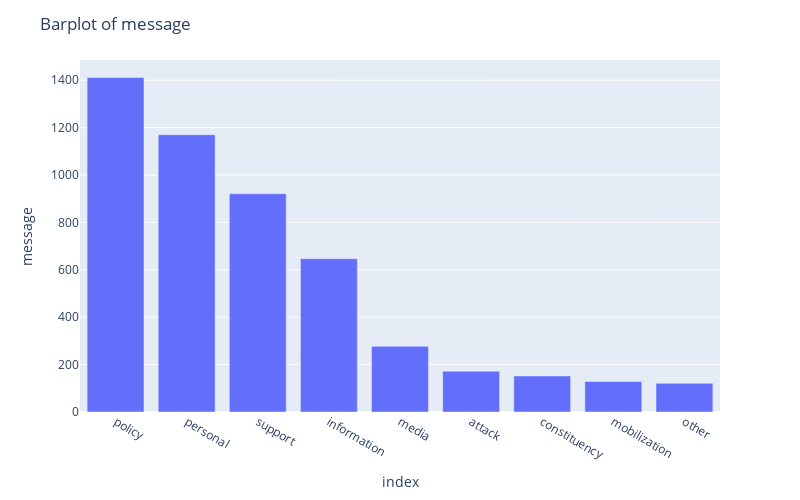

This figure's notebook cell:
### Markdown cell above
# Análisis Descriptivo

### Code cell
countplot(data=datos,
          target="message",
          static_plot=False)

### Figure 1 — Plotly figure (JSON) as saved in the notebook; plotly's stock layout.template omitted (floating-point values rounded to 4 significant figures)
{"data": [{"alignmentgroup": "True", "hovertemplate": "index=%{x}<br>message=%{y}<extra></extra>", "legendgroup": "", "marker": {"color": "#636efa", "pattern": {"shape": ""}}, "name": "", "offsetgroup": "", "orientation": "v", "showlegend": false, "textposition": "auto", "type": "bar", "x": ["policy", "personal", "support", "information", "media", "attack", "constituency", "mobilization", "other"], "xaxis": "x", "y": [1411, 1170, 921, 647, 277, 172, 152, 129, 121], "yaxis": "y"}], "layout": {"barmode": "relative", "height": 500, "legend": {"tracegroupgap": 0}, "margin": {"t": 60}, "title": {"text": "Barplot of message"}, "width": 800, "xaxis": {"anchor": "y", "autorange": true, "domain": [0, 1], "range": [-0.5, 8.5], "title": {"text": "index"}, "type": "category"}, "yaxis": {"anchor": "x", "autorange": true, "domain": [0, 1], "range": [0, 1485.0], "title": {"text": "message"}, "type": "linear"}}}
